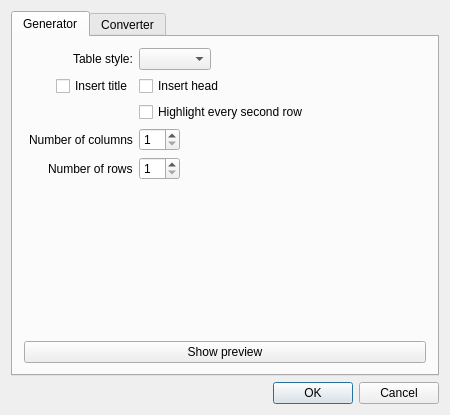
<?xml version="1.0" encoding="UTF-8"?>
<ui version="4.0">
 <class>TableTemplateClass</class>
 <widget class="QDialog" name="TableTemplateClass">
  <property name="geometry">
   <rect>
    <x>0</x>
    <y>0</y>
    <width>450</width>
    <height>415</height>
   </rect>
  </property>
  <property name="sizePolicy">
   <sizepolicy hsizetype="Fixed" vsizetype="Fixed">
    <horstretch>0</horstretch>
    <verstretch>0</verstretch>
   </sizepolicy>
  </property>
  <property name="minimumSize">
   <size>
    <width>400</width>
    <height>350</height>
   </size>
  </property>
  <property name="maximumSize">
   <size>
    <width>800</width>
    <height>600</height>
   </size>
  </property>
  <property name="windowTitle">
   <string>Table</string>
  </property>
  <property name="windowIcon">
   <iconset resource="res/tabletemplate_resources.qrc">
    <normaloff>:/tabletemplate.png</normaloff>:/tabletemplate.png</iconset>
  </property>
  <property name="locale">
   <locale language="English" country="UnitedKingdom"/>
  </property>
  <layout class="QVBoxLayout" name="verticalLayout">
   <item>
    <widget class="QTabWidget" name="tabWidget">
     <property name="currentIndex">
      <number>0</number>
     </property>
     <widget class="QWidget" name="generatorTab">
      <attribute name="title">
       <string>Generator</string>
      </attribute>
      <layout class="QVBoxLayout" name="verticalLayout_2">
       <item>
        <layout class="QFormLayout" name="formLayout">
         <property name="fieldGrowthPolicy">
          <enum>QFormLayout::ExpandingFieldsGrow</enum>
         </property>
         <property name="labelAlignment">
          <set>Qt::AlignRight|Qt::AlignTrailing|Qt::AlignVCenter</set>
         </property>
         <property name="leftMargin">
          <number>5</number>
         </property>
         <item row="0" column="1">
          <widget class="QComboBox" name="tableStyleBox">
           <property name="currentIndex">
            <number>-1</number>
           </property>
          </widget>
         </item>
         <item row="0" column="0">
          <widget class="QLabel" name="label">
           <property name="text">
            <string>Table style:</string>
           </property>
          </widget>
         </item>
         <item row="1" column="1">
          <widget class="QCheckBox" name="showHeadBox">
           <property name="text">
            <string>Insert head</string>
           </property>
          </widget>
         </item>
         <item row="1" column="0">
          <widget class="QCheckBox" name="showTitleBox">
           <property name="text">
            <string>Insert title</string>
           </property>
          </widget>
         </item>
         <item row="2" column="1">
          <widget class="QCheckBox" name="HighlightSecondBox">
           <property name="text">
            <string>Highlight every second row</string>
           </property>
          </widget>
         </item>
         <item row="3" column="1">
          <widget class="QSpinBox" name="colsNum">
           <property name="minimum">
            <number>1</number>
           </property>
          </widget>
         </item>
         <item row="3" column="0">
          <widget class="QLabel" name="colsNumLabel">
           <property name="text">
            <string>Number of columns</string>
           </property>
          </widget>
         </item>
         <item row="4" column="0">
          <widget class="QLabel" name="rowsNumLabel">
           <property name="text">
            <string>Number of rows</string>
           </property>
          </widget>
         </item>
         <item row="4" column="1">
          <widget class="QSpinBox" name="rowsNum">
           <property name="minimum">
            <number>1</number>
           </property>
          </widget>
         </item>
        </layout>
       </item>
       <item>
        <widget class="QPushButton" name="previewButton">
         <property name="text">
          <string>Show preview</string>
         </property>
        </widget>
       </item>
      </layout>
     </widget>
     <widget class="QWidget" name="converterTab">
      <attribute name="title">
       <string>Converter</string>
      </attribute>
      <layout class="QVBoxLayout" name="verticalLayout_3">
       <item>
        <layout class="QFormLayout" name="formLayout_2">
         <item row="0" column="0" colspan="2">
          <widget class="QLabel" name="baseformatLabel">
           <property name="text">
            <string>Inyoka base template:</string>
           </property>
          </widget>
         </item>
         <item row="1" column="0" colspan="2">
          <widget class="QPlainTextEdit" name="baseTextEdit"/>
         </item>
         <item row="2" column="0">
          <widget class="QPushButton" name="BaseToNewButton">
           <property name="text">
            <string>Base to new</string>
           </property>
           <property name="icon">
            <iconset resource="../../application/res/inyokaedit_resources.qrc">
             <normaloff>:/images/go-down.png</normaloff>:/images/go-down.png</iconset>
           </property>
          </widget>
         </item>
         <item row="2" column="1">
          <widget class="QPushButton" name="NewToBaseButton">
           <property name="text">
            <string>New to base</string>
           </property>
           <property name="icon">
            <iconset resource="../../application/res/inyokaedit_resources.qrc">
             <normaloff>:/images/go-up.png</normaloff>:/images/go-up.png</iconset>
           </property>
          </widget>
         </item>
         <item row="3" column="0" colspan="2">
          <widget class="QLabel" name="NewformatLabel">
           <property name="text">
            <string>New table template:</string>
           </property>
          </widget>
         </item>
         <item row="4" column="0" colspan="2">
          <widget class="QPlainTextEdit" name="newTextEdit"/>
         </item>
        </layout>
       </item>
      </layout>
     </widget>
    </widget>
   </item>
   <item>
    <widget class="QDialogButtonBox" name="buttonBox">
     <property name="standardButtons">
      <set>QDialogButtonBox::Cancel|QDialogButtonBox::Ok</set>
     </property>
    </widget>
   </item>
  </layout>
 </widget>
 <layoutdefault spacing="6" margin="11"/>
 <resources>
  <include location="res/tabletemplate_resources.qrc"/>
  <include location="../../application/res/inyokaedit_resources.qrc"/>
 </resources>
 <connections>
  <connection>
   <sender>buttonBox</sender>
   <signal>rejected()</signal>
   <receiver>TableTemplateClass</receiver>
   <slot>reject()</slot>
   <hints>
    <hint type="sourcelabel">
     <x>199</x>
     <y>277</y>
    </hint>
    <hint type="destinationlabel">
     <x>199</x>
     <y>149</y>
    </hint>
   </hints>
  </connection>
 </connections>
</ui>
